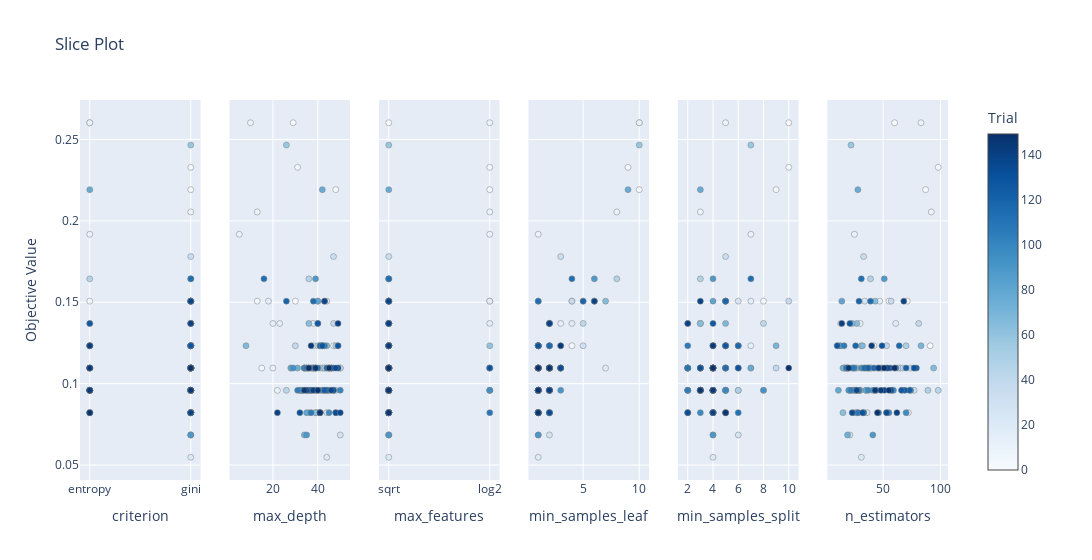

Notebook code cell kept with this figure:
### Code cell
optuna.visualization.plot_slice(study)

### Figure 1 — Plotly figure (JSON) as saved in the notebook; plotly's stock layout.template omitted (floating-point values rounded to 4 significant figures; data arrays with more than 128 entries replaced by an {"elided": "..."} marker saying what was removed)
{"data": [{"marker": {"color": {"elided": "150 int values"}, "colorbar": {"title": {"text": "Trial"}, "x": 1, "xpad": 40}, "colorscale": [[0, "rgb(247,251,255)"], [0.125, "rgb(222,235,247)"], [0.25, "rgb(198,219,239)"], [0.375, "rgb(158,202,225)"], [0.5, "rgb(107,174,214)"], [0.625, "rgb(66,146,198)"], [0.75, "rgb(33,113,181)"], [0.875, "rgb(8,81,156)"], [1, "rgb(8,48,107)"]], "line": {"color": "Grey", "width": 0.5}, "showscale": true}, "mode": "markers", "showlegend": false, "type": "scatter", "x": {"elided": "150 str values"}, "xaxis": "x", "y": {"elided": "150 float values"}, "yaxis": "y"}, {"marker": {"color": {"elided": "150 int values"}, "colorbar": {"title": {"text": "Trial"}, "x": 1, "xpad": 40}, "colorscale": [[0, "rgb(247,251,255)"], [0.125, "rgb(222,235,247)"], [0.25, "rgb(198,219,239)"], [0.375, "rgb(158,202,225)"], [0.5, "rgb(107,174,214)"], [0.625, "rgb(66,146,198)"], [0.75, "rgb(33,113,181)"], [0.875, "rgb(8,81,156)"], [1, "rgb(8,48,107)"]], "line": {"color": "Grey", "width": 0.5}, "showscale": false}, "mode": "markers", "showlegend": false, "type": "scatter", "x": {"elided": "150 int values"}, "xaxis": "x2", "y": {"elided": "150 float values"}, "yaxis": "y2"}, {"marker": {"color": {"elided": "150 int values"}, "colorbar": {"title": {"text": "Trial"}, "x": 1, "xpad": 40}, "colorscale": [[0, "rgb(247,251,255)"], [0.125, "rgb(222,235,247)"], [0.25, "rgb(198,219,239)"], [0.375, "rgb(158,202,225)"], [0.5, "rgb(107,174,214)"], [0.625, "rgb(66,146,198)"], [0.75, "rgb(33,113,181)"], [0.875, "rgb(8,81,156)"], [1, "rgb(8,48,107)"]], "line": {"color": "Grey", "width": 0.5}, "showscale": false}, "mode": "markers", "showlegend": false, "type": "scatter", "x": {"elided": "150 str values"}, "xaxis": "x3", "y": {"elided": "150 float values"}, "yaxis": "y3"}, {"marker": {"color": {"elided": "150 int values"}, "colorbar": {"title": {"text": "Trial"}, "x": 1, "xpad": 40}, "colorscale": [[0, "rgb(247,251,255)"], [0.125, "rgb(222,235,247)"], [0.25, "rgb(198,219,239)"], [0.375, "rgb(158,202,225)"], [0.5, "rgb(107,174,214)"], [0.625, "rgb(66,146,198)"], [0.75, "rgb(33,113,181)"], [0.875, "rgb(8,81,156)"], [1, "rgb(8,48,107)"]], "line": {"color": "Grey", "width": 0.5}, "showscale": false}, "mode": "markers", "showlegend": false, "type": "scatter", "x": {"elided": "150 int values"}, "xaxis": "x4", "y": {"elided": "150 float values"}, "yaxis": "y4"}, {"marker": {"color": {"elided": "150 int values"}, "colorbar": {"title": {"text": "Trial"}, "x": 1, "xpad": 40}, "colorscale": [[0, "rgb(247,251,255)"], [0.125, "rgb(222,235,247)"], [0.25, "rgb(198,219,239)"], [0.375, "rgb(158,202,225)"], [0.5, "rgb(107,174,214)"], [0.625, "rgb(66,146,198)"], [0.75, "rgb(33,113,181)"], [0.875, "rgb(8,81,156)"], [1, "rgb(8,48,107)"]], "line": {"color": "Grey", "width": 0.5}, "showscale": false}, "mode": "markers", "showlegend": false, "type": "scatter", "x": {"elided": "150 int values"}, "xaxis": "x5", "y": {"elided": "150 float values"}, "yaxis": "y5"}, {"marker": {"color": {"elided": "150 int values"}, "colorbar": {"title": {"text": "Trial"}, "x": 1, "xpad": 40}, "colorscale": [[0, "rgb(247,251,255)"], [0.125, "rgb(222,235,247)"], [0.25, "rgb(198,219,239)"], [0.375, "rgb(158,202,225)"], [0.5, "rgb(107,174,214)"], [0.625, "rgb(66,146,198)"], [0.75, "rgb(33,113,181)"], [0.875, "rgb(8,81,156)"], [1, "rgb(8,48,107)"]], "line": {"color": "Grey", "width": 0.5}, "showscale": false}, "mode": "markers", "showlegend": false, "type": "scatter", "x": {"elided": "150 int values"}, "xaxis": "x6", "y": {"elided": "150 float values"}, "yaxis": "y6"}], "layout": {"title": {"text": "Slice Plot"}, "width": 1800, "xaxis": {"anchor": "y", "domain": [0, 0.1389], "title": {"text": "criterion"}}, "xaxis2": {"anchor": "y2", "domain": [0.1722, 0.3111], "title": {"text": "max_depth"}}, "xaxis3": {"anchor": "y3", "domain": [0.3444, 0.4833], "title": {"text": "max_features"}}, "xaxis4": {"anchor": "y4", "domain": [0.5167, 0.6556], "title": {"text": "min_samples_leaf"}}, "xaxis5": {"anchor": "y5", "domain": [0.6889, 0.8278], "title": {"text": "min_samples_split"}}, "xaxis6": {"anchor": "y6", "domain": [0.8611, 1], "title": {"text": "n_estimators"}}, "yaxis": {"anchor": "x", "domain": [0, 1], "title": {"text": "Objective Value"}}, "yaxis2": {"anchor": "x2", "domain": [0, 1], "matches": "y", "showticklabels": false}, "yaxis3": {"anchor": "x3", "domain": [0, 1], "matches": "y", "showticklabels": false}, "yaxis4": {"anchor": "x4", "domain": [0, 1], "matches": "y", "showticklabels": false}, "yaxis5": {"anchor": "x5", "domain": [0, 1], "matches": "y", "showticklabels": false}, "yaxis6": {"anchor": "x6", "domain": [0, 1], "matches": "y", "showticklabels": false}}}
